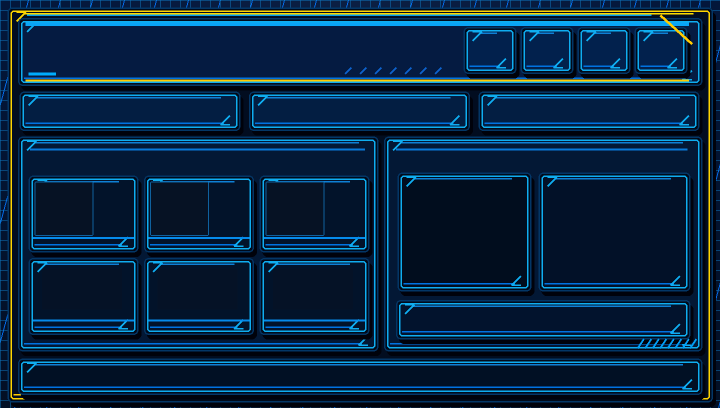
#> input picture TTT_EXPANSION/ui/menu_bg_HD.png, 1440 x 816 px (shown at 1/2 size); the run also reads 1 picture not shown here
$ python convert_menu_skin.py
#> lines starting #> are read from the running program, lines starting #| are printed output that depends on the picture
#!/usr/bin/env python3
"""Convert editable HD PNG into ABGR4444 used by PSP GE, no PSP SDK required.
Usage: python tools/convert_menu_skin.py [--background PATH] [--font PATH]
Needs Pillow.  Does not need a Windows EXE.
"""
from PIL import Image
from pathlib import Path
import argparse

def pack_4444(im):
    result=bytearray(im.width*im.height*2)
    for i,(r,g,b,a) in enumerate(im.convert('RGBA').getdata()):
        n=((a>>4)<<12)|((b>>4)<<8)|((g>>4)<<4)|(r>>4)
        result[i*2]=n&255
        result[i*2+1]=n>>8
    return bytes(result)

def build(bg,font,ui):
    ui.mkdir(parents=True,exist_ok=True)
    im=Image.open(bg).convert('RGBA')
    down=im.resize((256,256),Image.Resampling.LANCZOS)
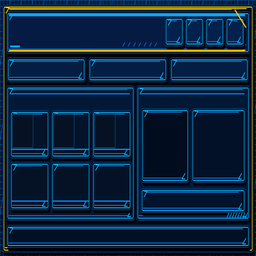
#> down: PIL image 256x256 RGBA; mean R, G, B, A 7.8, 39.2, 67.5, 255
    (ui/'menu_bg.4444').write_bytes(pack_4444(down))
#> the loop in pack_4444, `for i,(r,g,b,a) in enumerate(im.convert('RGBA').getdata()):` made 65536 passes
#> (r, g, b, n) on passes 1 to 3: (6, 58, 107, 63024), (6, 47, 92, 62752), (6, 48, 93, 62768)
    f=Image.open(font).convert('RGBA')
    if f.size!=(256,128):raise ValueError('A fonte deve ser atlas 256x128, ASCII 32-127, celulas 16x16')
    (ui/'font_atlas.4444').write_bytes(pack_4444(f))
    assert (ui/'menu_bg.4444').stat().st_size == 131072
    assert (ui/'font_atlas.4444').stat().st_size == 65536
    print('Criadas as texturas PSP: menu_bg.4444 (128 KB), font_atlas.4444 (64 KB)')

if __name__=='__main__':
    ap=argparse.ArgumentParser()
    base=Path(__file__).resolve().parents[1]/'TTT_EXPANSION'/'ui'
    ap.add_argument('--background',type=Path,default=base/'menu_bg_HD.png')
    ap.add_argument('--font',type=Path,default=base/'font_atlas.png')
    ap.add_argument('--output',type=Path,default=base)
    a=ap.parse_args()
    build(a.background,a.font,a.output)
